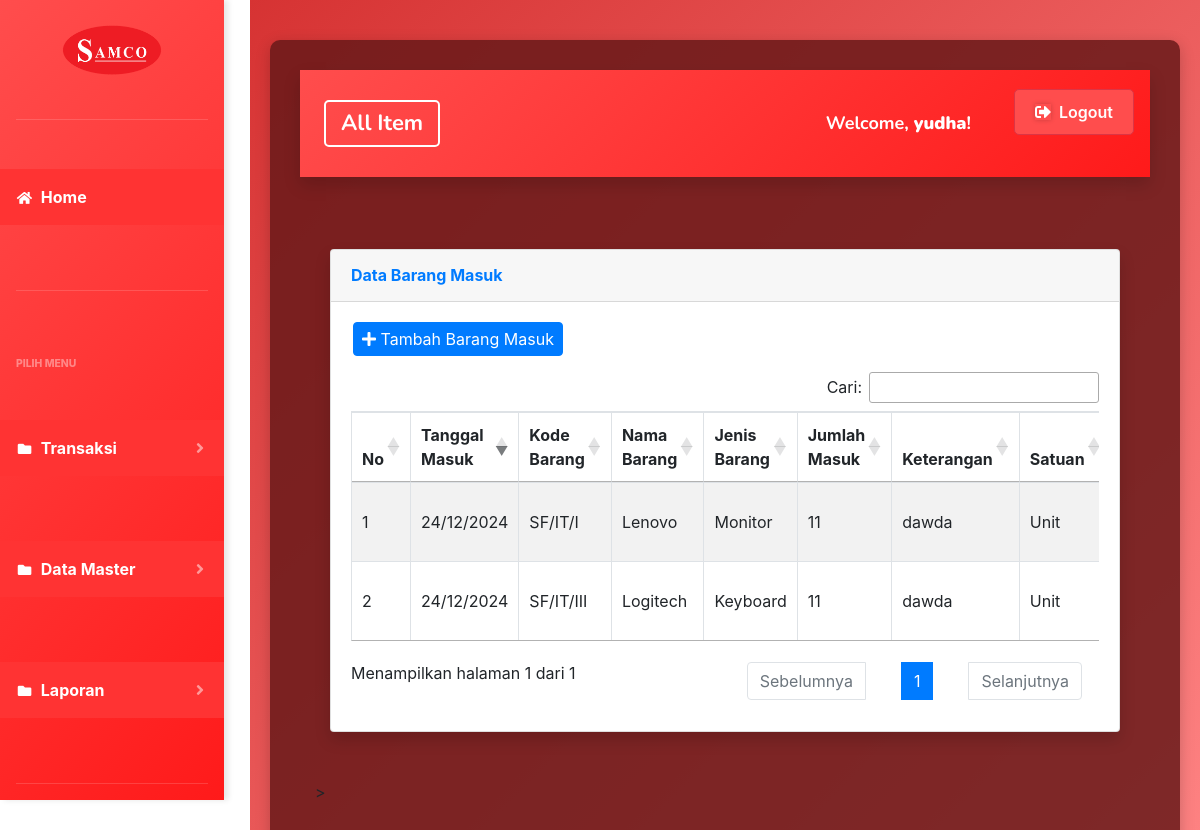
Screenshot of /index.php?page=barangmasuk (signed in) with the database file from the repository.
### tables this page shows
CREATE TABLE `barang_masuk` (
  `id_barang_masuk` int(11) NOT NULL,
  `tanggal_masuk` date NOT NULL,
  `id_barang` int(11) NOT NULL,
  `jumlah_masuk` int(11) NOT NULL,
  `keterangan` text DEFAULT NULL,
  `created_at` timestamp NOT NULL DEFAULT current_timestamp()
);

CREATE TABLE `gudang` (
  `id` int(11) NOT NULL,
  `kode_barang` varchar(50) NOT NULL,
  `nama_barang` varchar(255) NOT NULL,
  `jenis_barang` varchar(250) NOT NULL,
  `jumlah` varchar(250) NOT NULL,
  `satuan` varchar(100) NOT NULL
);

### page/barangmasuk/barang_masuk.php (the view, shortened to what this page needs)
<div class="container-fluid">
    <div class="card shadow mb-4">
        <div class="card-header py-3">
            <h6 class="m-0 font-weight-bold text-primary">Data Barang Masuk</h6>
        </div>
        <div class="card-body">
            <div class="mb-3">
            <a href="?page=barangmasuk&aksi=tambahbarangmasuk" class="btn btn-primary custom-btn">
                    <i class="fas fa-plus me-2"></i> Tambah Barang Masuk
                </a>
            </div>
            <div class="table-responsive">
                <table class="table table-bordered table-striped" id="barangMasuk">
                    <thead>
                        <tr>
                            <th style="width: 50px;">No</th>
                            <th>Tanggal Masuk</th>
                            <th>Kode Barang</th>
                            <th>Nama Barang</th>
                            <th>Jenis Barang</th>
                            <th>Jumlah Masuk</th>
                            <th>Keterangan</th>
                            <th>Satuan</th>
                        </tr>
                    </thead>
                    <tbody>
                    <?php
                    $no = 1;
                    $sql = $koneksi->query("
                        SELECT bm.*, g.kode_barang, g.nama_barang, g.jenis_barang, g.satuan
                        FROM barang_masuk bm
                        LEFT JOIN gudang g ON bm.id_barang = g.id
                        ORDER BY bm.tanggal_masuk DESC
                    ");
                    if ($sql) {
                        while ($data = $sql->fetch_assoc()) {
                        ?>
                            <tr>
                                <td><?php echo $no++; ?></td>
                                <td><?php echo date('d/m/Y', strtotime($data['tanggal_masuk'])); ?></td>
                                <td><?php echo htmlspecialchars($data['kode_barang']); ?></td>
                                <td><?php echo htmlspecialchars($data['nama_barang']); ?></td>
                                <td><?php echo htmlspecialchars($data['jenis_barang']); ?></td>
                                <td><?php echo htmlspecialchars($data['jumlah_masuk']); ?></td>
                                <td><?php echo htmlspecialchars($data['keterangan']); ?></td>
                                <td><?php echo htmlspecialchars($data['satuan']); ?></td>
                            </tr>
                        <?php
                        }
                    } else {
                        echo "<tr><td colspan='9' class='text-center'>Tidak ada data</td></tr>";
                    }
                    ?>
                </tbody>
                </table>
            </div>
        </div>
    </div>
</div>
>

### index.php (style rules this page uses)
body { margin-left: 250px; transition: margin-left 0.3s ease; }

### page/barangmasuk/barang_masuk.php (style rules this page uses)
.custom-btn { margin: 0 2px; padding: 0.25rem 0.5rem; transition: all 0.3s ease; }
.table td { vertical-align: middle; padding: 0.75rem; }

### rows the page displays
barang_masuk: tanggal_masuk "24/12/2024", id_barang.kode_barang "SF/IT/I", id_barang.nama_barang "Lenovo", id_barang.jenis_barang "Monitor", jumlah_masuk "11", keterangan "dawda", id_barang.satuan "Unit"
barang_masuk: tanggal_masuk "24/12/2024", id_barang.kode_barang "SF/IT/III", id_barang.nama_barang "Logitech", id_barang.jenis_barang "Keyboard", jumlah_masuk "11", keterangan "dawda", id_barang.satuan "Unit"

### other values shown
$_SESSION['username'] "yudha"
